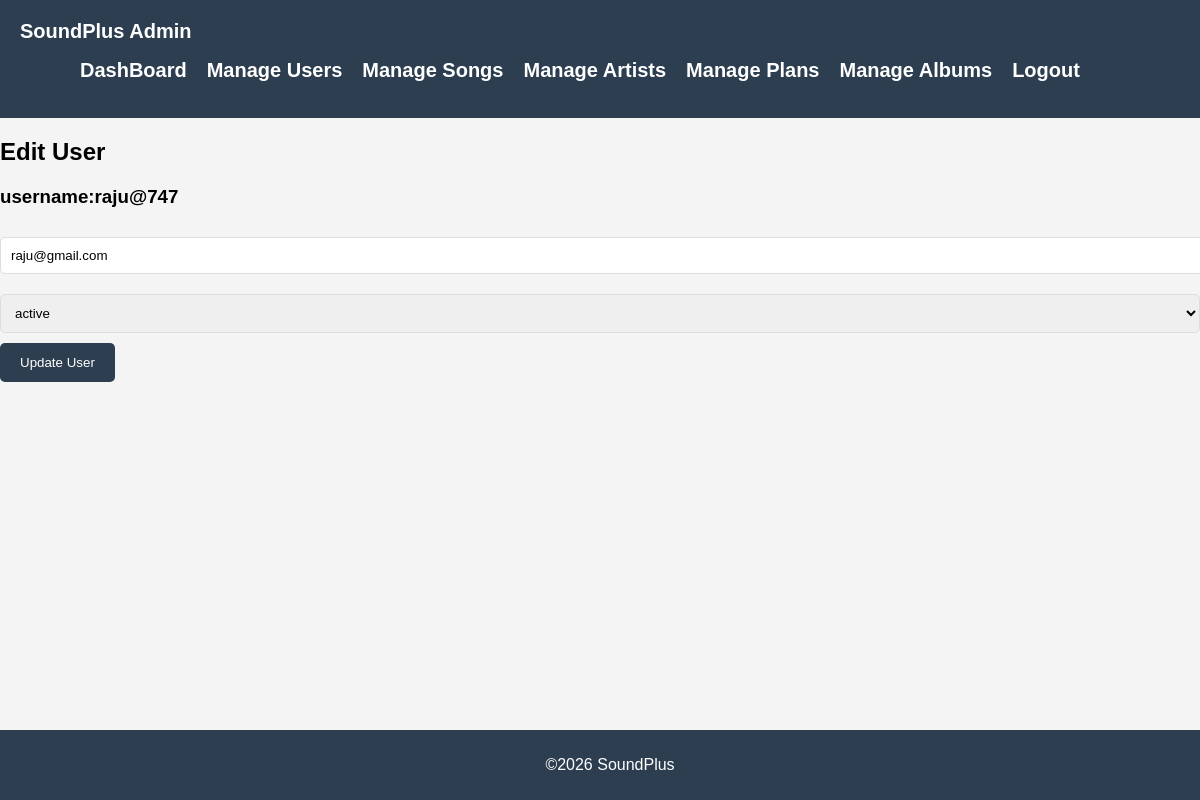
Screenshot of /admin/pages/edit_user.php?id=8 (signed in) with the database file from the repository.
### tables this page shows
CREATE TABLE IF NOT EXISTS `users` (
  `user_id` int(11) NOT NULL AUTO_INCREMENT,
  `username` varchar(50) NOT NULL,
  `email` varchar(100) NOT NULL,
  `password` varchar(255) NOT NULL,
  `profile_picture` varchar(255) DEFAULT 'default_user.png',
  `subscription_plan` int(11) DEFAULT NULL,
  `create_at` timestamp NULL DEFAULT CURRENT_TIMESTAMP,
  `status` enum('active','inactive') DEFAULT 'active',
  `mobile` varchar(15) DEFAULT NULL,
  `dob` date DEFAULT NULL,
  `gender` varchar(255) DEFAULT NULL,
  PRIMARY KEY (`user_id`),
  UNIQUE KEY `email` (`email`)
);

### admin/pages/edit_user.php (the view, shortened to what this page needs)
<?php
include('../includes/admin_header.php');
include('../includes/admin_db_connect.php');
if(isset($_GET['id']))
{
$user_id=$_GET['id'];
$query="SELECT * from users where user_id=?";
$stmt=$conn->prepare($query);
$stmt->bind_param("i",$user_id);
$stmt->execute();
$result=$stmt->get_result();
if($result->num_rows>0){
    $user=$result->fetch_assoc();
}else{
    echo"user not found!";
    exit();
}
}
  ?>
  <div class="admin-page">
    <h2>Edit User</h2>
    <form action="" method="post">
      <h3>username:<?php echo $user['username']; ?></h3>
        <input type="email" name="email" value="<?php echo $user['email']; ?>" required>
        <select name="status" id="">
            <option value="active"<?php if($user['status']=='active') echo 'selected';?>>active</option>
        </select>
        <button type="submit">Update User</button>
    </form>
  </div>
  <?php
include('../includes/admin_footer.php');
?>

### admin/css/admin.css (style rules this page uses)
body { font-family: Arial, sans-serif; background-color: #f4f4f4; margin: 0; padding: 0; }
form input, form select, form textarea { width: 100%; padding: 10px; margin: 10px 0; border: 1px solid #ddd; border-radius: 5px; }
form button { background-color: #2c3e50; color: #fff; padding: 12px 20px; border: none; border-radius: 5px; cursor: pointer; }

### rows the page displays
users: username "raju@747", email "raju@gmail.com", status "active"
